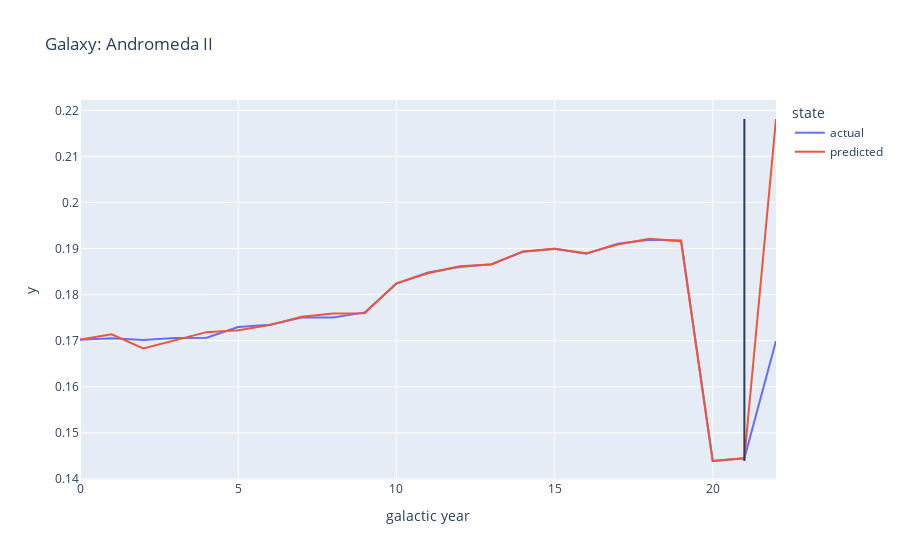

Notebook source saved alongside this figure:
### Code cell
# Plotting y_true vs y_pred with forecast, change i variable
# to see the different galaxies
galaxy_index = 2
plot_resulting_df(res_df=train_history.resulting_df, index=galaxy_index,
                 val_size=2)

### Figure 1 — Plotly figure (JSON) as saved in the notebook; plotly's stock layout.template omitted (floating-point values rounded to 4 significant figures)
{"data": [{"hovertemplate": "state=actual<br>galactic year=%{x}<br>y=%{y}<extra></extra>", "legendgroup": "actual", "line": {"color": "#636efa", "dash": "solid"}, "mode": "lines", "name": "actual", "showlegend": true, "type": "scatter", "x": [0, 1, 2, 3, 4, 5, 6, 7, 8, 9, 10, 11, 12, 13, 14, 15, 16, 17, 18, 19, 20, 21, 22], "xaxis": "x", "y": [0.1702, 0.1705, 0.1702, 0.1706, 0.1707, 0.173, 0.1735, 0.175, 0.175, 0.1761, 0.1824, 0.1848, 0.186, 0.1866, 0.1893, 0.19, 0.1889, 0.191, 0.1919, 0.1917, 0.1439, 0.1445, 0.1699], "yaxis": "y"}, {"hovertemplate": "state=predicted<br>galactic year=%{x}<br>y=%{y}<extra></extra>", "legendgroup": "predicted", "line": {"color": "#EF553B", "dash": "solid"}, "mode": "lines", "name": "predicted", "showlegend": true, "type": "scatter", "x": [0, 1, 2, 3, 4, 5, 6, 7, 8, 9, 10, 11, 12, 13, 14, 15, 16, 17, 18, 19, 20, 21, 22], "xaxis": "x", "y": [0.1702, 0.1714, 0.1683, 0.1701, 0.1719, 0.1723, 0.1734, 0.1752, 0.1759, 0.176, 0.1824, 0.1846, 0.1861, 0.1865, 0.1894, 0.1899, 0.189, 0.1909, 0.1921, 0.1916, 0.1439, 0.1445, 0.2181], "yaxis": "y"}], "layout": {"legend": {"title": {"text": "state"}, "tracegroupgap": 0}, "shapes": [{"type": "line", "x0": 21, "x1": 21, "xref": "x", "y0": 0.1439, "y1": 0.2181, "yref": "y"}], "title": {"text": "Galaxy: Andromeda II"}, "xaxis": {"anchor": "y", "domain": [0, 1], "title": {"text": "galactic year"}}, "yaxis": {"anchor": "x", "domain": [0, 1], "title": {"text": "y"}}}}
